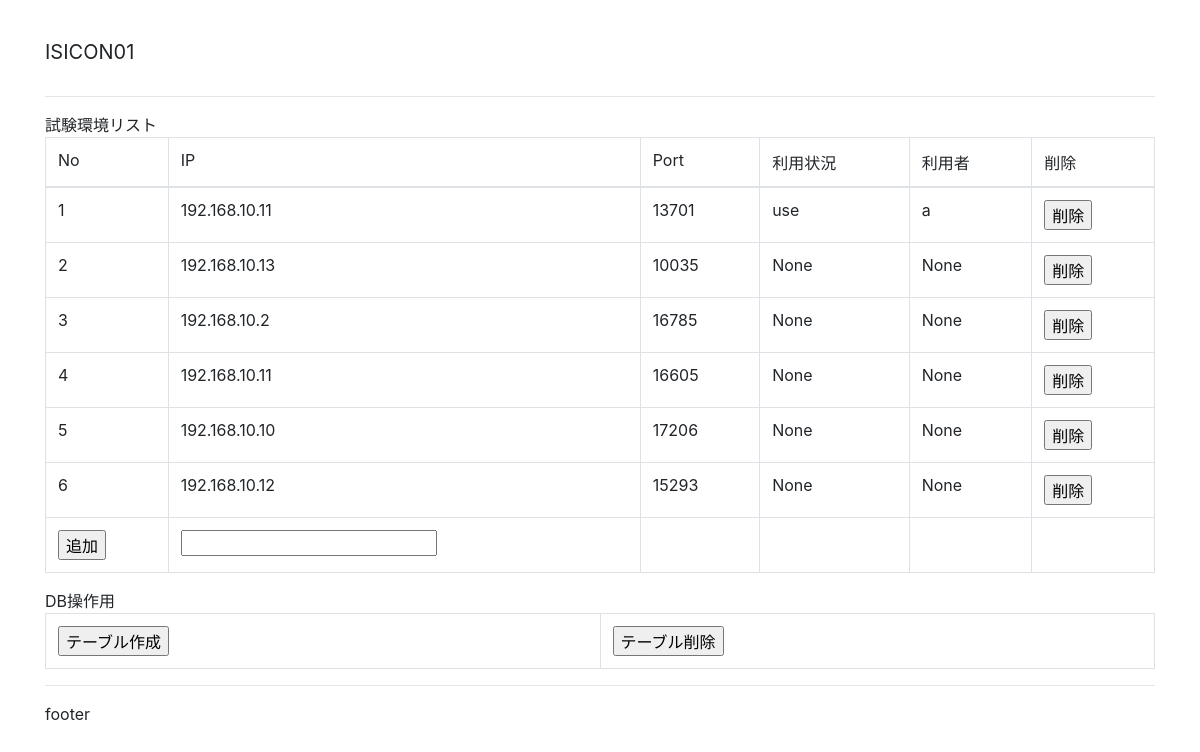
The page /admin on the database its author committed.
### tables this page shows
CREATE TABLE server (
                       num integer primary key,
                       ip text,
                       port integer,
                       use text,
                       user text
                 );

### isicon01/admin.py (the view)
@app.route('/admin')
def admin():
    conn = sqlite3.connect(dbpath)
    c = conn.cursor()
    try:
        c.execute("select * from server;")
        exam_servers = c.fetchall()
    except sqlite3.Error as e:
        print('sqlite3 error: ', e.args[0])
    conn.commit()
    conn.close()
    return render_template(
        'admin.html',
        servers = exam_servers,
    )

### isicon01/templates/admin.html
﻿{% extends "layout.html" %}
{% block content %}
試験環境リスト
<table class="table table-bordered table-hover">
    <thead>
        <tr>
            <td>No</td>
            <td>IP</td>
            <td>Port</td>
            <td>利用状況</td>
            <td>利用者</td>
            <td>削除</td>
        </tr>
    </thead>
    <tbody>
        {% for server in servers %}
        <tr>
            <td>{{ server[0] }}</td>
            <td>{{ server[1] }}</td>
            <td>{{ server[2] }}</td>
            <td>{{ server[3] }}</td>
            <td>{{ server[4] }}</td>
            <form action="/admin/{{ server[0] }}/del" method="POST">
                <td><input type="submit" value="削除" /></td>
            </form>
        </tr>
        {% endfor %}
        <tr>
            <form action="/admin/add" method="POST">
                <td><input type="submit" value="追加" /></td>
                <td><input name="ip" type="text" /></td>
                <td></td>
                <td></td>
                <td></td>
                <td></td>
            </form>
        </tr>
    </tbody>
</table>
DB操作用
<table class="table table-bordered table-hover">
    <tbody>
        <tr>
            <form action="/admin/createTable" method="POST">
                <td><input type="submit" value="テーブル作成" /></td>
            </form>
            <form action="/admin/deleteTable" method="POST">
                <td><input type="submit" value="テーブル削除" /></td>
            </form>
        </tr>
    </tbody>
</table>
{% endblock %}

### rows shown on the page
server: num "1", ip "192.168.10.11", port "13701", use "use", user "a"
server: num "2", ip "192.168.10.13", port "10035", server "None"
server: num "3", ip "192.168.10.2", port "16785", server "None"
server: num "4", ip "192.168.10.11", port "16605", server "None"
server: num "5", ip "192.168.10.10", port "17206", server "None"
server: num "6", ip "192.168.10.12", port "15293", server "None"
